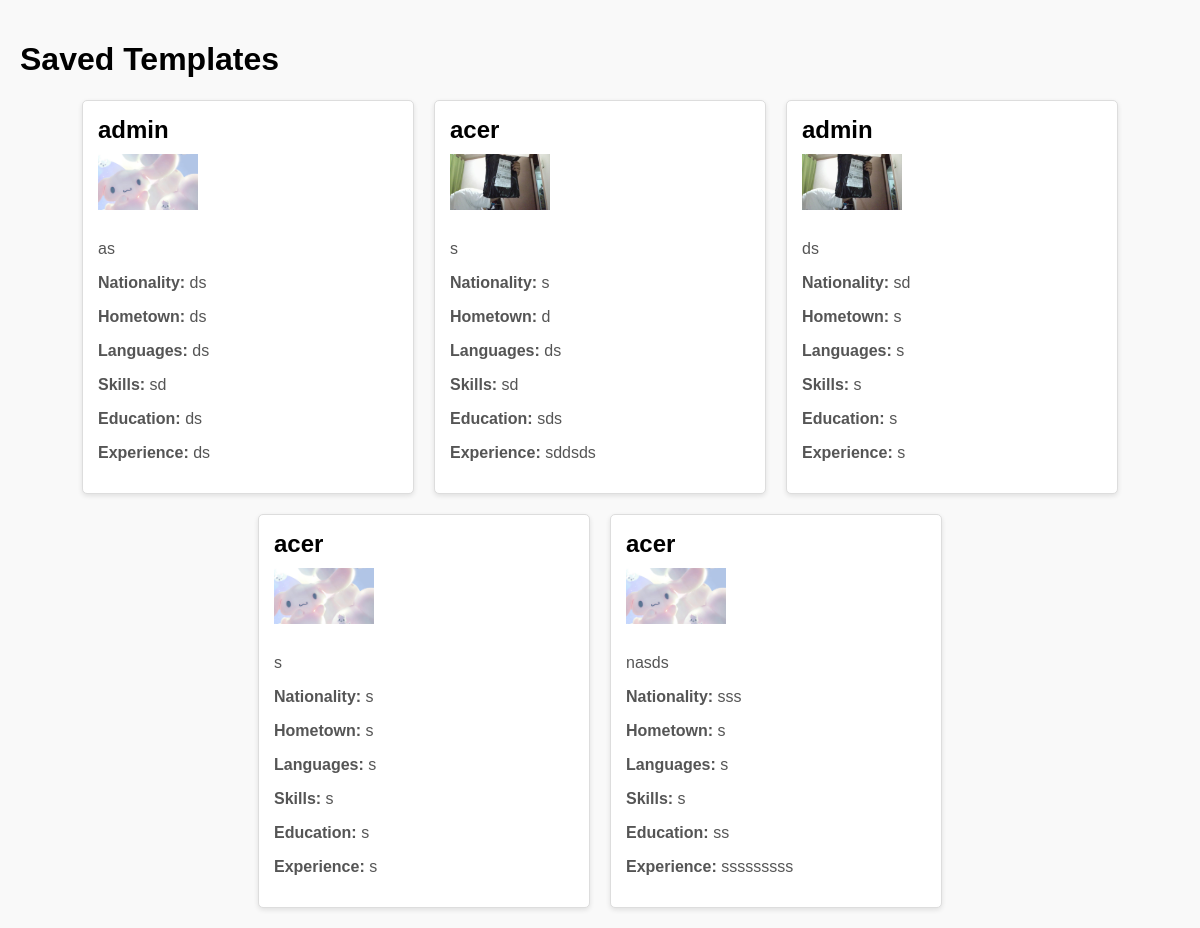
The app's page /saved_templates/ with its own data.
### myApp/models.py (models this page shows, shortened)
class AboutMe(models.Model):
    user = models.ForeignKey(User, on_delete=models.CASCADE, related_name='about_me', null=True)
    image = models.ImageField(upload_to='media/')
    description = models.CharField(max_length=200)
    background_nationality = models.CharField(max_length=100)
    background_hometown = models.CharField(max_length=100)
    background_languages = models.CharField(max_length=255)  # Comma-separated languages
    skills = models.CharField(max_length=255)  # Comma-separated skills
    education = models.CharField(max_length=255)  # Comma-separated education details
    experience = models.TextField()  # A detailed text field for experience

### myApp/views.py (the view)
# urls.py: path('saved_templates/', views.about_me_list, name='template_list'),
def about_me_list(request):
    about_me_profiles = AboutMe.objects.all()
    return render(request, 'myApp/savedTemplates.html',  {'templates': about_me_profiles})

### myApp/templates/myApp/savedTemplates.html (shortened to what this page needs)
<!DOCTYPE html>
<html lang="en">
<head>
</head>
<body>
    <h1>Saved Templates</h1>
    <div class="portfolio-container">
        {% for profile in templates %}
            <div class="portfolio-card">
                <h2>{{ profile.user.username }}</h2>
                <img src="{{ profile.image.url }}" alt="{{ profile.user.username }}'s image">
                <p>{{ profile.description }}</p>
                <p><strong>Nationality:</strong> {{ profile.background_nationality }}</p>
                <p><strong>Hometown:</strong> {{ profile.background_hometown }}</p>
                <p><strong>Languages:</strong> {{ profile.background_languages }}</p>
                <p><strong>Skills:</strong> {{ profile.skills }}</p>
                <p><strong>Education:</strong> {{ profile.education }}</p>
                <p><strong>Experience:</strong> {{ profile.experience }}</p>
            </div>
        {% empty %}
            <div class="portfolio-card">No profiles available.</div>
        {% endfor %}
    </div>
</body>
</html>

### myApp/templates/myApp/savedTemplates.html (style rules this page uses)
body { font-family: Arial, sans-serif; background-color: #f9f9f9; margin: 0; padding: 20px; }
.portfolio-container { display: flex; flex-wrap: wrap; gap: 20px; justify-content: center; }
.portfolio-card { background-color: white; border: 1px solid #ddd; border-radius: 5px; padding: 15px; width: 300px; box-shadow: 0 2px 5px rgba(0, 0, 0, 0.1); }
.portfolio-card h2 { font-size: 1.5em; margin: 0 0 10px; }
.portfolio-card p { font-size: 1em; color: #555; }
.portfolio-card img { width: 100px; height: auto; margin-bottom: 10px; }

### records on screen
AboutMe: user.username "admin", image (picture), description "as", background_nationality "ds", background_hometown "ds", background_languages "ds", skills "sd", education "ds", experience "ds"
AboutMe: user.username "acer", image (picture), description "s", background_nationality "s", background_hometown "d", background_languages "ds", skills "sd", education "sds", experience "sddsds"
AboutMe: user.username "admin", image (picture), description "ds", background_nationality "sd", background_hometown "s", background_languages "s", skills "s", education "s", experience "s"
AboutMe: user.username "acer", image (picture), description "s", background_nationality "s", background_hometown "s", background_languages "s", skills "s", education "s", experience "s"
AboutMe: user.username "acer", image (picture), description "nasds", background_nationality "sss", background_hometown "s", background_languages "s", skills "s", education "ss", experience "sssssssss"
